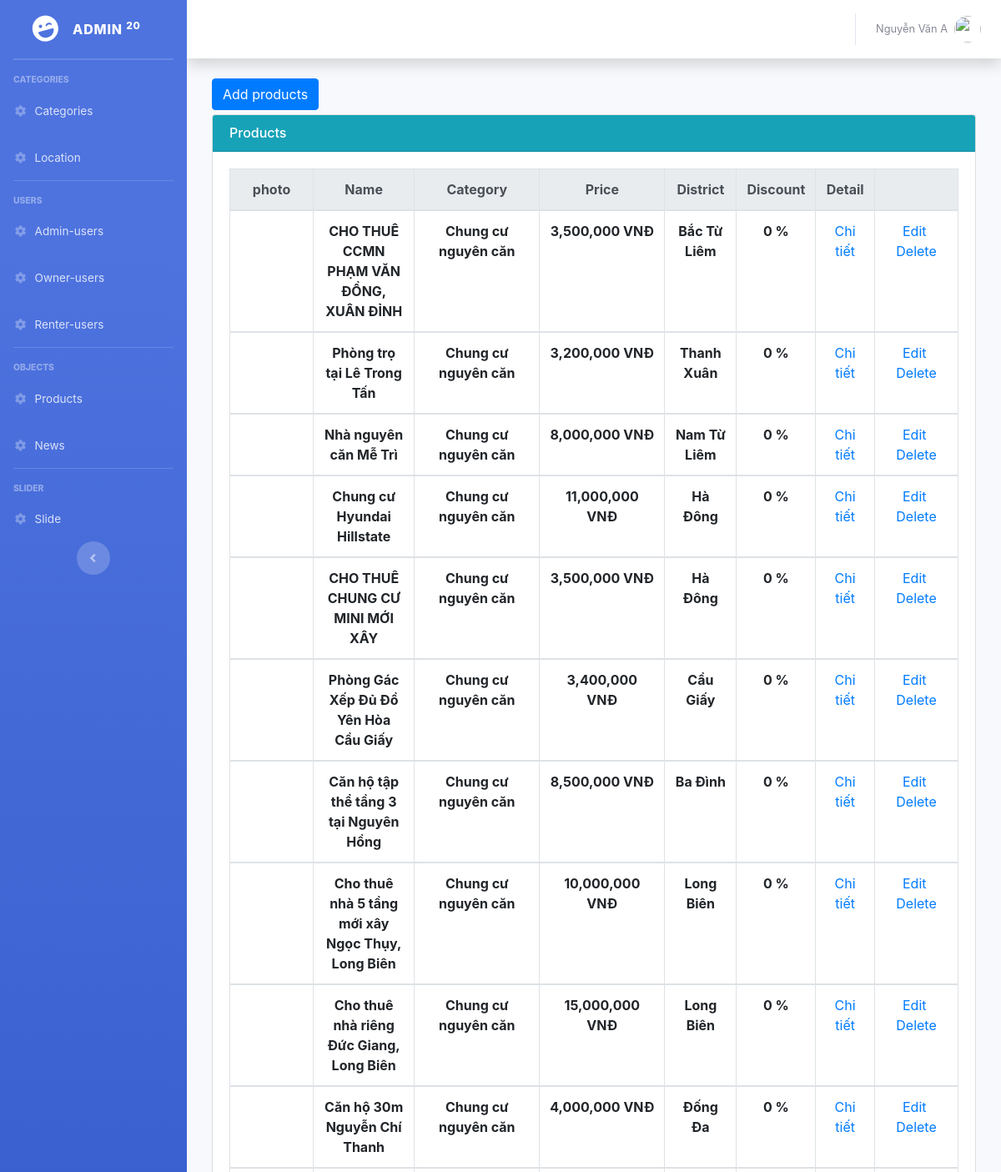
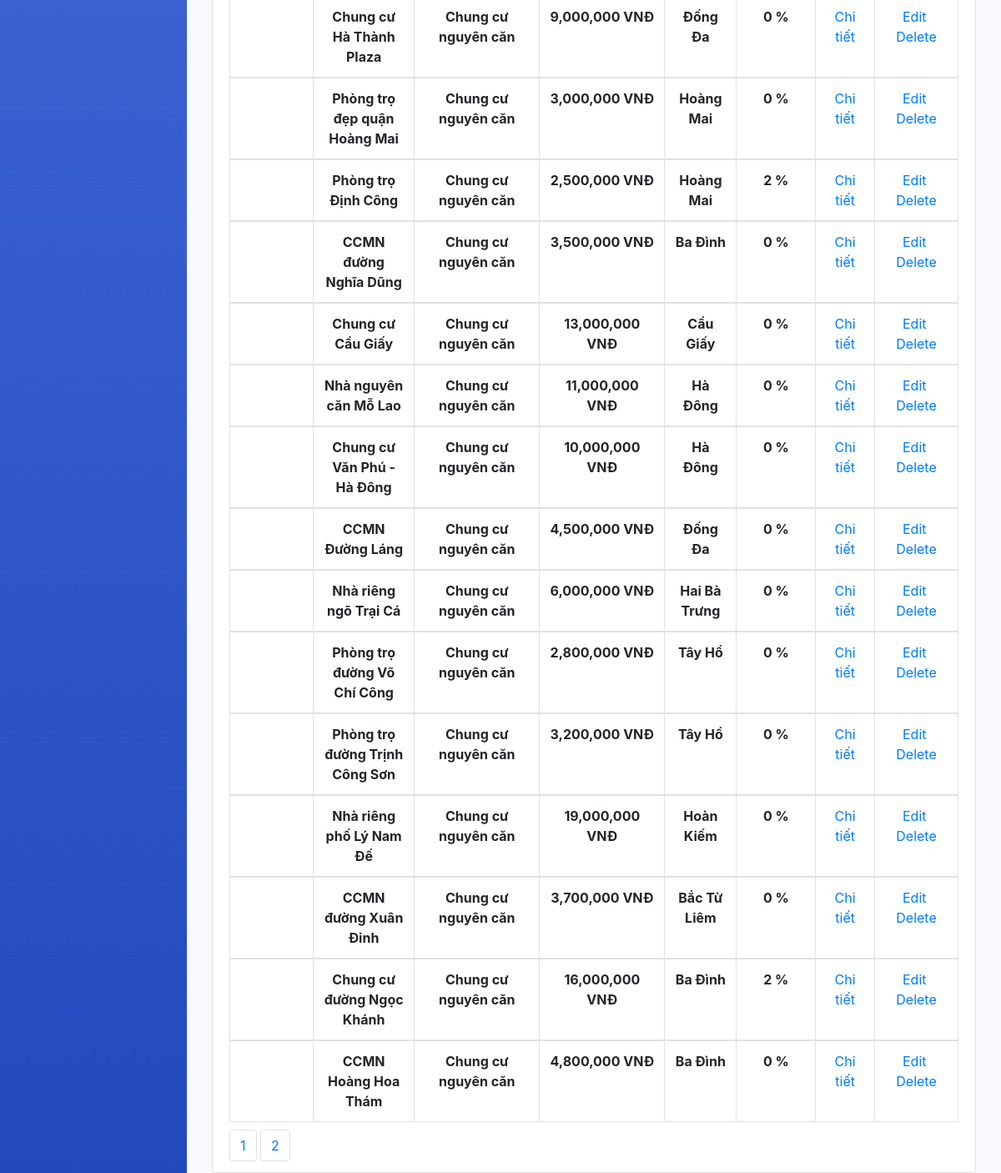
Page /Backend/Admin/index.php?controller=products&action=read (signed in) on the committed database (2 pictures, top to bottom).
### tables this page shows
CREATE TABLE `products` (
  `id` int(11) NOT NULL,
  `name` varchar(500) NOT NULL,
  `photo` varchar(255) NOT NULL,
  `owner_id` int(11) NOT NULL,
  `category_id` int(11) NOT NULL,
  `location_id` int(11) NOT NULL,
  `address` varchar(500) NOT NULL,
  `title` varchar(500) NOT NULL,
  `description` varchar(4000) NOT NULL,
  `area` double NOT NULL,
  `discount` double NOT NULL,
  `chung_chu` int(11) NOT NULL,
  `phong_tam` varchar(500) NOT NULL,
  `phong_bep` varchar(500) NOT NULL,
  `dieu_hoa` int(11) NOT NULL,
  `ban_cong` int(11) NOT NULL,
  `hot` int(11) NOT NULL,
  `gia_dien_nuoc` varchar(255) NOT NULL,
  `price` double NOT NULL,
  `quantities` int(11) NOT NULL,
  `date` date NOT NULL
);

CREATE TABLE `categories` (
  `id` int(11) NOT NULL,
  `name` varchar(255) NOT NULL
);

CREATE TABLE `location` (
  `id` int(11) NOT NULL,
  `name` varchar(500) NOT NULL
);

### Backend/Admin/Controllers/ProductsController.php (called while the page is built, shortened)
<?php
	include "Models/ProductsModel.php";
	class ProductsController extends ProductsModel{
		public function read(){
			$recordPerPage = 25;
			$numPage = ceil($this->modelTotal()/$recordPerPage);
			$listRecord = $this->modelRead($recordPerPage);
			include "Views/ProductsView.php";
		}
	}
 ?>

### Backend/Admin/Models/ProductsModel.php (called while the page is built, shortened)
<?php
	class ProductsModel{
		public function modelRead($recordPerPage){
			$total = $this->modelTotal();
			$numPage = ceil($total/$recordPerPage);
			$page = isset($_GET["p"]) && $_GET["p"] > 0 ? $_GET["p"]-1 : 0;
			$from = $page * $recordPerPage;
			$conn = Connection::getInstance();
			$query = $conn->query("select * from products order by id desc limit $from, $recordPerPage");
			return $query->fetchAll();
		}
		public function modelTotal(){
			$conn = Connection::getInstance();
			$query = $conn->query("select id from products order by id desc");
			return $query->rowCount();
		}
		public function modelGetCategoryName($id){
			$conn = Connection::getInstance();
			$query = $conn->query("select * from categories where id = $id");
			$record = $query->fetch();
			return $record->name;
		}
		public function modelGetLocationName($id){
			$conn = Connection::getInstance();
			$query = $conn->query("select * from location where id = $id");
			$record = $query->fetch();
			return $record->name;
		}
	}
 ?>

### Backend/Admin/Views/ProductsView.php (the view, shortened to what this page needs)
<div class="col-md-12" >
    <div style="margin-bottom:5px;">
        <a href="index.php?controller=products&action=create" class="btn btn-primary">Add products</a>
    </div>
    <div class="card card-primary">
        <h6 class="card-header bg-info" style="color: white">Products</h6>
        <div class="card-body">
            <table class="table table-bordered">
              <thead class="thead-light">
                <tr style="text-align: center;">
                  <th scope="col" style="width: 100px;">photo</th>
                  <th scope="col">Name</th>
                  <th scope="col" style="width: 150px;">Category</th>
                  <th scope="col" style="width: 150px;">Price</th>
                  <th scope="col">District</th>
                  <th scope="col" style="width: 80px;">Discount</th>
                  <th scope="col">Detail</th>
                  <th scope="col"style="width: 100px;"></th>
                </tr>
              </thead>
              <?php foreach($listRecord as $rows): ?>
              <tbody>
                <tr style="text-align: center;">
                  <td style="">
                  </td>
                  <th><?php echo $rows->name; ?></th>
                  <th><?php echo $this->modelGetCategoryName($rows->category_id); ?></th>
                  <th> <?php echo number_format($rows->price);?> VNĐ</th>
                  <th><?php echo $this->modelGetLocationName($rows->location_id); ?></th>
                  <th><?php echo number_format($rows->discount); ?> %</th>
                  <td><a href="index.php?controller=products&action=detail&id=<?php echo $rows->id;?>" class="label label-success">Chi tiết</a></td>
                  <td style="text-align:center;">
                    <a href="index.php?controller=products&action=update&id=<?php echo $rows->id; ?>">Edit</a>&nbsp;
                    <a href="index.php?controller=products&action=delete&id=<?php echo $rows->id; ?>" onclick="return window.confirm('Are you sure?');">Delete</a>
                  </td>
                </tr>
              </tbody>
              <?php endforeach; ?>
            </table>
            <ul class="pagination">
                <li class="page-item">
                    <?php for($i = 1; $i <= $numPage; $i++): ?>
                    <a href="index.php?controller=products&action=read&p=<?php echo $i; ?>" class="page-link"><?php echo $i; ?></a>
                    <?php endfor; ?>
                </li>
            </ul>
        </div>
    </div>
</div>

### Backend/Admin/Views/ProductsView.php (style rules this page uses)
.pagination { padding:0px; margin:0px; }
.page-link { display: inline; }

### rows in the picture
products: name "CHO THUÊ CCMN PHẠM VĂN ĐỒNG, XUÂN ĐỈNH", category.name "Chung cư nguyên căn", price "3,500,000", location.name "Bắc Từ Liêm", discount "0"
products: name "Phòng trọ tại Lê Trong Tấn", category.name "Chung cư nguyên căn", price "3,200,000", location.name "Thanh Xuân", discount "0"
products: name "Nhà nguyên căn Mễ Trì", category.name "Chung cư nguyên căn", price "8,000,000", location.name "Nam Từ Liêm", discount "0"
products: name "Chung cư Hyundai Hillstate", category.name "Chung cư nguyên căn", price "11,000,000", location.name "Hà Đông", discount "0"
products: name "CHO THUÊ CHUNG CƯ MINI MỚI XÂY", category.name "Chung cư nguyên căn", price "3,500,000", location.name "Hà Đông", discount "0"
products: name "Phòng Gác Xếp Đủ Đồ Yên Hòa Cầu Giấy", category.name "Chung cư nguyên căn", price "3,400,000", location.name "Cầu Giấy", discount "0"
products: name "Căn hộ tập thể tầng 3 tại Nguyên Hồng", category.name "Chung cư nguyên căn", price "8,500,000", location.name "Ba Đình", discount "0"
products: name "Cho thuê nhà 5 tầng mới xây Ngọc Thụy, Long Biên", category.name "Chung cư nguyên căn", price "10,000,000", location.name "Long Biên", discount "0"
products: name "Cho thuê nhà riêng Đức Giang, Long Biên", category.name "Chung cư nguyên căn", price "15,000,000", location.name "Long Biên", discount "0"
products: name "Căn hộ 30m Nguyễn Chí Thanh", category.name "Chung cư nguyên căn", price "4,000,000", location.name "Đống Đa", discount "0"
products: name "Chung cư Hà Thành Plaza", category.name "Chung cư nguyên căn", price "9,000,000", location.name "Đống Đa", discount "0"
products: name "Phòng trọ đẹp quận Hoàng Mai", category.name "Chung cư nguyên căn", price "3,000,000", location.name "Hoàng Mai", discount "0"
products: name "Phòng trọ Định Công", category.name "Chung cư nguyên căn", price "2,500,000", location.name "Hoàng Mai", discount "2"
products: name "CCMN đường Nghĩa Dũng", category.name "Chung cư nguyên căn", price "3,500,000", location.name "Ba Đình", discount "0"
products: name "Chung cư Cầu Giấy", category.name "Chung cư nguyên căn", price "13,000,000", location.name "Cầu Giấy", discount "0"
products: name "Nhà nguyên căn Mỗ Lao", category.name "Chung cư nguyên căn", price "11,000,000", location.name "Hà Đông", discount "0"
products: name "Chung cư Văn Phú - Hà Đông", category.name "Chung cư nguyên căn", price "10,000,000", location.name "Hà Đông", discount "0"
products: name "CCMN Đường Láng", category.name "Chung cư nguyên căn", price "4,500,000", location.name "Đống Đa", discount "0"
products: name "Nhà riêng ngõ Trại Cá", category.name "Chung cư nguyên căn", price "6,000,000", location.name "Hai Bà Trưng", discount "0"
products: name "Phòng trọ đường Võ Chí Công", category.name "Chung cư nguyên căn", price "2,800,000", location.name "Tây Hồ", discount "0"
products: name "Phòng trọ đường Trịnh Công Sơn", category.name "Chung cư nguyên căn", price "3,200,000", location.name "Tây Hồ", discount "0"
products: name "Nhà riêng phố Lý Nam Đế", category.name "Chung cư nguyên căn", price "19,000,000", location.name "Hoàn Kiếm", discount "0"
products: name "CCMN đường Xuân Đỉnh", category.name "Chung cư nguyên căn", price "3,700,000", location.name "Bắc Từ Liêm", discount "0"
products: name "Chung cư đường Ngọc Khánh", category.name "Chung cư nguyên căn", price "16,000,000", location.name "Ba Đình", discount "2"
products: name "CCMN Hoàng Hoa Thám", category.name "Chung cư nguyên căn", price "4,800,000", location.name "Ba Đình", discount "0"

### other values in the picture
$_SESSION["AdminName"] "Nguyễn Văn A"
